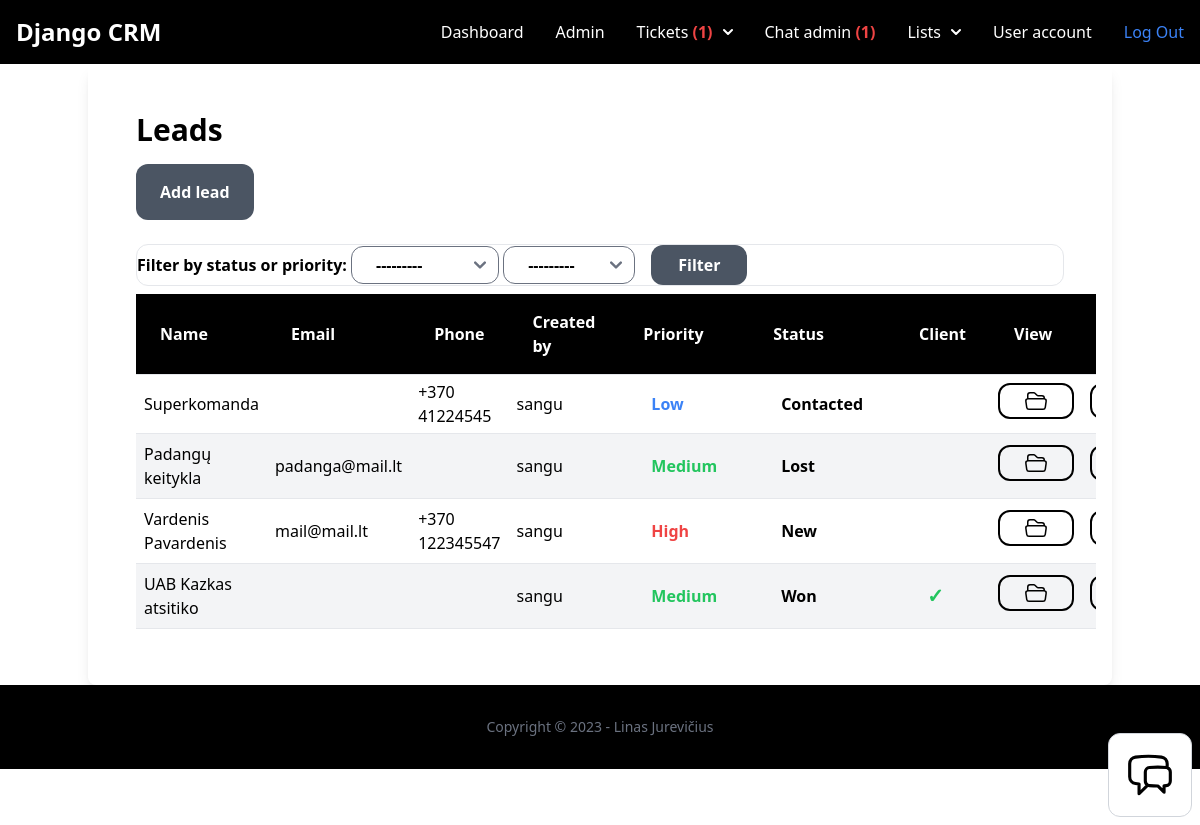
The app's page /dashboard/leads/ (signed in) with its own data.
### leads/models.py (models this page shows, shortened)
class Lead(models.Model):
    LOW = 'low'
    MEDIUM = 'medium'
    HIGH = 'high'
    CHOICES_PRIORITY = (
        (LOW, 'Low'),
        (MEDIUM, 'Medium'),
        (HIGH, 'High'),
    )
    NEW = 'new'
    CONTACTED = 'contacted'
    WON = 'won'
    LOST = 'lost'
    CHOICES_STATUS = (
        (NEW, 'New'),
        (CONTACTED, 'Contacted'),
        (WON, 'Won'),
        (LOST, 'Lost'),
    )
    team = models.ForeignKey(Team, related_name='leads', on_delete=models.CASCADE, null=True, blank=True)
    name = models.CharField(max_length=255)
    email = models.EmailField(null=True, blank=True)
    phone = models.CharField(max_length=100, null=True, blank=True)
    description = models.TextField(blank=True, null=True)
    priority = models.CharField(max_length=10, choices=CHOICES_PRIORITY, default=MEDIUM)
    status = models.CharField(max_length=10, choices=CHOICES_STATUS, default=NEW)
    is_client = models.BooleanField(default=False)
    created_by = models.ForeignKey(User, related_name='leads', on_delete=models.CASCADE)
    created_at = models.DateTimeField(auto_now_add=True)
    modified_at = models.DateTimeField(auto_now=True)

### user/models.py (models this page shows)
class User(AbstractUser):
    phone = models.TextField(blank=True, null=True)
    is_customer = models.BooleanField(default=True)
    is_manager = models.BooleanField(default=False)

### leads/views.py (the view)
# urls.py: path('', views.LeadListView.as_view(), name='list'),
class LeadListView(ManagementRequiredMixin, ListView):
    model = Lead
    def get_context_data(self, **kwargs):
        team = self.request.user.userprofile.active_team
        context = super().get_context_data(**kwargs)
        context['team'] = team
        context['filter'] = LeadFilter(self.request.GET, Lead.objects.filter(team=team).order_by('-created_at'))
        return context
        return queryset.filter(team=team) #is_client=False)

### chat/context_processors.py (called while the page is built)
def chat_waiting(request):
    waiting_chat = Room.objects.filter(status='waiting')
    return {'waiting_chat': waiting_chat}

### leads/views.py (called while the page is built)
    def test_func(self):
        return self.request.user.is_manager

### team/context_processors.py (called while the page is built)
def active_team(request):
    if request.user.is_authenticated:
        if request.user.userprofile.active_team:
            active_team = request.user.userprofile.active_team
        else:
            active_team = Team.objects.filter(created_by=request.user)[0]
    else:
        active_team = None
    return {'active_team': active_team}

### ticket/context_processors.py (called while the page is built)
def pending_tickets(request):
    pending_tickets = 0
    if request.user.is_authenticated:
        if request.user.is_manager:
            pending_tickets = Ticket.objects.filter(status='pending')
        else:
            pending_tickets = pending_tickets
    else:
        pending_tickets = pending_tickets
    return {'pending_tickets': pending_tickets}

def workspace_tickets(request):
    if request.user.is_authenticated:
        workspace_tickets = Ticket.objects.filter(assign_to=request.user, is_resolved=False)
    else:
        workspace_tickets = 0
    return {'workspace_tickets': workspace_tickets}

### leads/templates/leads/lead_list.html (shortened to what this page needs)
{% extends 'app/base.html'  %}
{% block content %}
<div class="container mx-auto shadow-lg rounded-lg py-6 px-6">
    <div class="py-6 px-6">
        <h1 class="mb-4 font-semibold text-3xl">Leads</h1>
        <a href="{% url 'leads:add' %}" class="inline-block py-4 px-6 text-center bg-gray-600 rounded-xl font-semibold text-white">Add lead</a>
        <br />
        <br />
        <form method="GET" class="w-34 rounded-xl border font-semibold">
            {{ filter.form }}
            <button type="submit" class="ms-3 inline-block text-center w-24 py-2 px-4 bg-gray-600 rounded-xl font-semibold text-white">Filter</button>
        </form>
        {% if object_list %}
        <div class="flex flex-col">
            <div class="overflow-x-auto sm:-mx-6 lg:-mx-8">
                <div class="inline-block min-w-full py-2 sm:px-6 lg:px-8">
                    <div class="overflow-hidden">
                        <table class="table-auto text-left w-full sortable">
                            <thead class="border-b bg-black font-semibold text-white dark:border-neutral-500">
                                <tr>
                                    <th scope="col" class="px-6 py-4">Name</th>
                                    <th scope="col" class="px-6 py-4">Email</th>
                                    <th scope="col" class="px-6 py-4">Phone</th>
                                    <th scope="col" class="px-6 py-4">Created by</th>
                                    <th scope="col" class="px-6 py-4">Priority</th>
                                    <th scope="col" class="px-6 py-4">Status</th>
                                    <th scope="col" class="px-6 py-4">Client</th>
                                    <th scope="col" class="px-6 py-4">View</th>
                                    <th scope="col" class="px-6 py-4">Edit</th>
                                </tr>
                            </thead>
                            <tbody>
                                {% for lead in filter.qs %}
                                <tr class="border-b dark:border-neutral-500 {% cycle 'bg-white' 'bg-gray-100' %}">
                                    <td class="py-2 px-2">{{ lead.name }}</td>
                                    <td class="py-2 px-2">{{ lead.email }}</td>
                                    <td class="px-2"> {{ lead.phone }}</td>
                                    <td class="px-2"> {{ lead.created_by }}</td>
                                    <td class="py-2 px-2">
                                        {% if lead.priority == 'low' %}
                                        <span class="inline-block py-1 px-6 font-semibold text-blue-500 text-center">{{ lead.get_priority_display }}</span>
                                        {% elif lead.priority == 'medium' %}
                                        <span class="inline-block py-1 px-6 font-semibold text-green-500 text-center">{{ lead.get_priority_display }}</span>
                                        {% elif lead.priority == 'high' %}
                                        <span class="inline-block py-1 px-6 font-semibold text-red-500 text-center">{{ lead.get_priority_display }}</span>
                                        {% endif %}
                                    </td>
                                    <td class="py-2 px-2">
                                        {% if lead.status == 'new' %}
                                        <span class="inline-block py-1 px-6 font-semibold text-black text-center">{{ lead.get_status_display }}</span>
                                        {% elif lead.status == 'contacted' %}
                                        <span class="inline-block py-1 px-6 font-semibold text-black text-center">{{ lead.get_status_display }}</span>
                                        {% elif lead.status == 'won' %}
                                        <span class="inline-block py-1 px-6 font-semibold text-black text-center">{{ lead.get_status_display }}</span>
                                        {% elif lead.status == 'lost' %}
                                        <span class="inline-block py-1 px-6 font-semibold text-black text-center">{{ lead.get_status_display }}</span>
                                        {% endif %}
                                    </td>
                                    <td class="py-2 px-2">
                                        {% if lead.is_client %}
                                        <span class="inline-block py-1 px-6 font-semibold text-green-500 text-center text-xl">&#10003;</span>
                                        {% endif %}
                                    </td>
                                    <td class="py-2 px-2"><a href="{% url 'leads:detail' lead.id %}" class="inline-block border-2 border-black text-center py-1 px-6 rounded-xl font-semibold text-black">
                                    </a></td>
                                    <td class="py-2 px-2"><a href="{% url 'leads:edit' lead.id %}" class="inline-block border-2 border-black text-center py-1 px-6 rounded-xl font-semibold text-black">
                                </a> </td>
                                </tr>
                                {% endfor %}
                            </tbody>
                        </table>
                    </div>
                </div>
            </div>
        </div>
        {% else %}
        <p class="mt-6 px-2">There are no leads in the database yet...</p>
        {% endif %}
    </div>
    </div>
    {% endblock %}

### records on screen
Lead: name "Superkomanda", phone "+370 41224545", created_by "sangu", priority "Low", status "Contacted"
Lead: name "Padangų keitykla", email "padanga@mail.lt", created_by "sangu", priority "Medium", status "Lost"
Lead: name "Vardenis Pavardenis", email "mail@mail.lt", phone "+370 122345547", created_by "sangu", priority "High", status "New"
Lead: name "UAB Kazkas atsitiko", created_by "sangu", priority "Medium", status "Won"

### other values on screen
{{ pending_tickets.count }} "1"
{{ waiting_chat.count }} "1"
